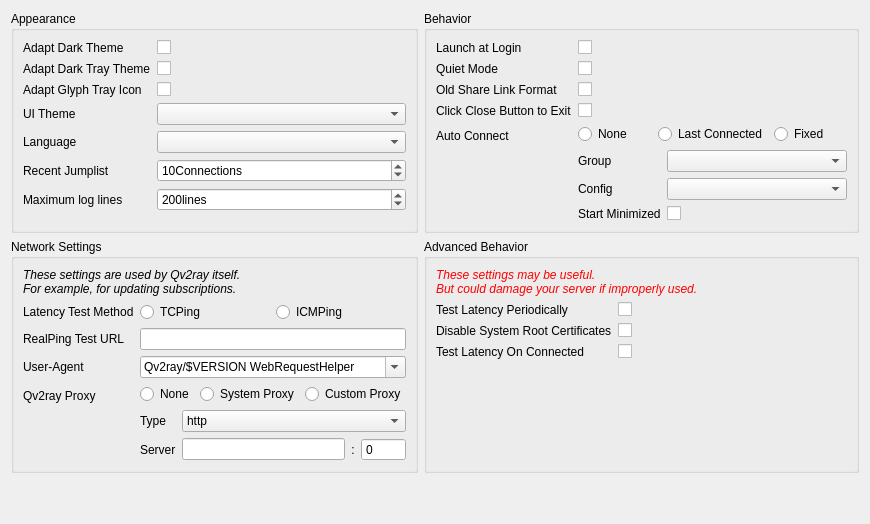
     <widget class="QWidget" name="generalSettingsPage">
      <attribute name="title">
       <string>General Settings</string>
      </attribute>
      <layout class="QVBoxLayout" name="verticalLayout_3">
       <item>
        <layout class="QGridLayout" name="gridLayout_3" columnstretch="1,1">
         <item row="0" column="0">
          <widget class="QGroupBox" name="groupBox_4">
           <property name="title">
            <string>Appearance</string>
           </property>
           <layout class="QFormLayout" name="formLayout_12">
            <item row="0" column="0">
             <widget class="QLabel" name="darkThemeLabel">
              <property name="text">
               <string>Adapt Dark Theme</string>
              </property>
              <property name="textFormat">
               <enum>Qt::TextFormat::PlainText</enum>
              </property>
             </widget>
            </item>
            <item row="0" column="1">
             <widget class="QCheckBox" name="darkThemeCB"/>
            </item>
            <item row="1" column="0">
             <widget class="QLabel" name="label_36">
              <property name="text">
               <string>Adapt Dark Tray Theme</string>
              </property>
              <property name="textFormat">
               <enum>Qt::TextFormat::PlainText</enum>
              </property>
             </widget>
            </item>
            <item row="1" column="1">
             <widget class="QCheckBox" name="darkTrayCB"/>
            </item>
            <item row="3" column="0">
             <widget class="QLabel" name="label_35">
              <property name="text">
               <string>UI Theme</string>
              </property>
              <property name="textFormat">
               <enum>Qt::TextFormat::PlainText</enum>
              </property>
             </widget>
            </item>
            <item row="3" column="1">
             <widget class="QComboBox" name="themeCombo">
              <property name="minimumSize">
               <size>
                <width>200</width>
                <height>0</height>
               </size>
              </property>
             </widget>
            </item>
            <item row="4" column="0">
             <widget class="QLabel" name="label_6">
              <property name="text">
               <string>Language</string>
              </property>
              <property name="textFormat">
               <enum>Qt::TextFormat::PlainText</enum>
              </property>
             </widget>
            </item>
            <item row="4" column="1">
             <widget class="QComboBox" name="languageComboBox">
              <property name="sizePolicy">
               <sizepolicy hsizetype="Preferred" vsizetype="Fixed">
                <horstretch>0</horstretch>
                <verstretch>0</verstretch>
               </sizepolicy>
              </property>
              <property name="minimumSize">
               <size>
                <width>100</width>
                <height>0</height>
               </size>
              </property>
             </widget>
            </item>
            <item row="5" column="0">
             <widget class="QLabel" name="label_55">
              <property name="text">
               <string>Recent Jumplist</string>
              </property>
              <property name="textFormat">
               <enum>Qt::TextFormat::PlainText</enum>
              </property>
             </widget>
            </item>
            <item row="5" column="1">
             <widget class="QSpinBox" name="jumpListCountSB">
              <property name="suffix">
               <string>Connections</string>
              </property>
              <property name="minimum">
               <number>3</number>
              </property>
              <property name="maximum">
               <number>30</number>
              </property>
              <property name="value">
               <number>10</number>
              </property>
             </widget>
            </item>
            <item row="6" column="0">
             <widget class="QLabel" name="label_48">
              <property name="text">
               <string>Maximum log lines</string>
              </property>
              <property name="textFormat">
               <enum>Qt::TextFormat::PlainText</enum>
              </property>
             </widget>
            </item>
            <item row="6" column="1">
             <widget class="QSpinBox" name="maxLogLinesSB">
              <property name="sizePolicy">
               <sizepolicy hsizetype="MinimumExpanding" vsizetype="Fixed">
                <horstretch>0</horstretch>
                <verstretch>0</verstretch>
               </sizepolicy>
              </property>
              <property name="accelerated">
               <bool>true</bool>
              </property>
              <property name="suffix">
               <string>lines</string>
              </property>
              <property name="minimum">
               <number>10</number>
              </property>
              <property name="maximum">
               <number>9999</number>
              </property>
              <property name="value">
               <number>200</number>
              </property>
             </widget>
            </item>
            <item row="2" column="0">
             <widget class="QLabel" name="label_47">
              <property name="text">
               <string>Adapt Glyph Tray Icon</string>
              </property>
             </widget>
            </item>
            <item row="2" column="1">
             <widget class="QCheckBox" name="glyphTrayCB"/>
            </item>
           </layout>
          </widget>
         </item>
         <item row="0" column="1">
          <widget class="QGroupBox" name="groupBox9">
           <property name="title">
            <string>Behavior</string>
           </property>
           <layout class="QFormLayout" name="formLayout_9">
            <item row="0" column="0">
             <widget class="QLabel" name="label_5">
              <property name="text">
               <string>Launch at Login</string>
              </property>
              <property name="textFormat">
               <enum>Qt::TextFormat::PlainText</enum>
              </property>
             </widget>
            </item>
            <item row="0" column="1">
             <widget class="QCheckBox" name="startWithLoginCB"/>
            </item>
            <item row="1" column="0">
             <widget class="QLabel" name="label_86">
              <property name="text">
               <string>Quiet Mode</string>
              </property>
              <property name="textFormat">
               <enum>Qt::TextFormat::PlainText</enum>
              </property>
             </widget>
            </item>
            <item row="1" column="1">
             <widget class="QCheckBox" name="quietModeCB"/>
            </item>
            <item row="2" column="0">
             <widget class="QLabel" name="label_38">
              <property name="text">
               <string>Old Share Link Format</string>
              </property>
             </widget>
            </item>
            <item row="2" column="1">
             <widget class="QCheckBox" name="useOldShareLinkFormatCB"/>
            </item>
            <item row="3" column="0">
             <widget class="QLabel" name="label_94">
              <property name="text">
               <string>Click Close Button to Exit</string>
              </property>
             </widget>
            </item>
            <item row="3" column="1">
             <widget class="QCheckBox" name="exitByCloseEventCB">
              <property name="enabled">
               <bool>true</bool>
              </property>
              <property name="toolTip">
               <string>Exit instead of minimizing to tray when the close button clicked.
This option may be useful for some desktop environments without tray support.</string>
              </property>
             </widget>
            </item>
            <item row="4" column="0">
             <widget class="QLabel" name="label_19">
              <property name="text">
               <string>Auto Connect</string>
              </property>
              <property name="textFormat">
               <enum>Qt::TextFormat::PlainText</enum>
              </property>
             </widget>
            </item>
            <item row="4" column="1">
             <layout class="QFormLayout" name="formLayout_16">
              <item row="2" column="1">
               <widget class="QComboBox" name="autoStartConnCombo"/>
              </item>
              <item row="2" column="0">
               <widget class="QLabel" name="label_61">
                <property name="text">
                 <string>Config</string>
                </property>
                <property name="textFormat">
                 <enum>Qt::TextFormat::PlainText</enum>
                </property>
               </widget>
              </item>
              <item row="1" column="1">
               <widget class="QComboBox" name="autoStartSubsCombo">
                <property name="minimumSize">
                 <size>
                  <width>180</width>
                  <height>0</height>
                 </size>
                </property>
               </widget>
              </item>
              <item row="1" column="0">
               <widget class="QLabel" name="label_60">
                <property name="text">
                 <string>Group</string>
                </property>
                <property name="textFormat">
                 <enum>Qt::TextFormat::PlainText</enum>
                </property>
               </widget>
              </item>
              <item row="0" column="0" colspan="2">
               <layout class="QHBoxLayout" name="horizontalLayout_4">
                <item>
                 <widget class="QRadioButton" name="noAutoConnectRB">
                  <property name="text">
                   <string>None</string>
                  </property>
                 </widget>
                </item>
                <item>
                 <widget class="QRadioButton" name="lastConnectedRB">
                  <property name="text">
                   <string>Last Connected</string>
                  </property>
                 </widget>
                </item>
                <item>
                 <widget class="QRadioButton" name="fixedAutoConnectRB">
                  <property name="text">
                   <string>Fixed</string>
                  </property>
                 </widget>
                </item>
               </layout>
              </item>
              <item row="3" column="0">
               <widget class="QLabel" name="label_45">
                <property name="text">
                 <string>Start Minimized</string>
                </property>
               </widget>
              </item>
              <item row="3" column="1">
               <widget class="QCheckBox" name="startMinimizedCB"/>
              </item>
             </layout>
            </item>
           </layout>
          </widget>
         </item>
         <item row="1" column="0">
          <widget class="QGroupBox" name="groupBox3">
           <property name="title">
            <string>Network Settings</string>
           </property>
           <layout class="QFormLayout" name="formLayout_13">
            <item row="0" column="0" colspan="2">
             <widget class="QLabel" name="label_89">
              <property name="font">
               <font>
                <italic>true</italic>
               </font>
              </property>
              <property name="text">
               <string>These settings are used by Qv2ray itself.
For example, for updating subscriptions.</string>
              </property>
              <property name="textFormat">
               <enum>Qt::TextFormat::PlainText</enum>
              </property>
             </widget>
            </item>
            <item row="3" column="0">
             <widget class="QLabel" name="label_67">
              <property name="text">
               <string>User-Agent</string>
              </property>
              <property name="textFormat">
               <enum>Qt::TextFormat::PlainText</enum>
              </property>
             </widget>
            </item>
            <item row="3" column="1">
             <widget class="QComboBox" name="qvNetworkUATxt">
              <property name="sizePolicy">
               <sizepolicy hsizetype="Ignored" vsizetype="Fixed">
                <horstretch>0</horstretch>
                <verstretch>0</verstretch>
               </sizepolicy>
              </property>
              <property name="editable">
               <bool>true</bool>
              </property>
              <property name="text" stdset="0">
               <string notr="true">Qv2ray/$VERSION WebRequestHelper</string>
              </property>
              <item>
               <property name="text">
                <string notr="true">Qv2ray/$VERSION WebRequestHelper</string>
               </property>
              </item>
              <item>
               <property name="text">
                <string notr="true">Mozilla/5.0 (X11; Linux x86_64; rv:77.0) Gecko/20100101 Firefox/77.0</string>
               </property>
              </item>
              <item>
               <property name="text">
                <string notr="true"/>
               </property>
              </item>
             </widget>
            </item>
            <item row="1" column="0">
             <widget class="QLabel" name="label_34">
              <property name="text">
               <string>Latency Test Method</string>
              </property>
              <property name="textFormat">
               <enum>Qt::TextFormat::PlainText</enum>
              </property>
             </widget>
            </item>
            <item row="1" column="1">
             <layout class="QHBoxLayout" name="horizontalLayout_10">
              <item>
               <widget class="QRadioButton" name="latencyTCPingRB">
                <property name="text">
                 <string>TCPing</string>
                </property>
                <property name="autoExclusive">
                 <bool>false</bool>
                </property>
               </widget>
              </item>
              <item>
               <widget class="QRadioButton" name="latencyICMPingRB">
                <property name="text">
                 <string>ICMPing</string>
                </property>
                <property name="autoExclusive">
                 <bool>false</bool>
                </property>
               </widget>
              </item>
             </layout>
            </item>
            <item row="2" column="0">
             <widget class="QLabel" name="label_40">
              <property name="text">
               <string>RealPing Test URL</string>
              </property>
             </widget>
            </item>
            <item row="2" column="1">
             <widget class="QLineEdit" name="latencyRealPingTestURLTxt">
              <property name="text">
               <string/>
              </property>
             </widget>
            </item>
            <item row="4" column="0">
             <widget class="QLabel" name="label_71">
              <property name="text">
               <string>Qv2ray Proxy</string>
              </property>
              <property name="textFormat">
               <enum>Qt::TextFormat::PlainText</enum>
              </property>
             </widget>
            </item>
            <item row="4" column="1">
             <layout class="QFormLayout" name="formLayout_3">
              <item row="0" column="0" colspan="2">
               <layout class="QHBoxLayout" name="horizontalLayout_9">
                <item>
                 <widget class="QRadioButton" name="qvProxyNoProxy">
                  <property name="text">
                   <string>None</string>
                  </property>
                  <property name="autoExclusive">
                   <bool>false</bool>
                  </property>
                 </widget>
                </item>
                <item>
                 <widget class="QRadioButton" name="qvProxySystemProxy">
                  <property name="text">
                   <string>System Proxy</string>
                  </property>
                  <property name="autoExclusive">
                   <bool>false</bool>
                  </property>
                 </widget>
                </item>
                <item>
                 <widget class="QRadioButton" name="qvProxyCustomProxy">
                  <property name="text">
                   <string>Custom Proxy</string>
                  </property>
                  <property name="autoExclusive">
                   <bool>false</bool>
                  </property>
                 </widget>
                </item>
               </layout>
              </item>
              <item row="1" column="0">
               <widget class="QLabel" name="label_33">
                <property name="text">
                 <string>Type</string>
                </property>
                <property name="textFormat">
                 <enum>Qt::TextFormat::PlainText</enum>
                </property>
               </widget>
              </item>
              <item row="1" column="1">
               <widget class="QComboBox" name="qvProxyTypeCombo">
                <item>
                 <property name="text">
                  <string notr="true">http</string>
                 </property>
                </item>
                <item>
                 <property name="text">
                  <string notr="true">socks</string>
                 </property>
                </item>
               </widget>
              </item>
              <item row="2" column="0">
               <widget class="QLabel" name="label_32">
                <property name="text">
                 <string>Server</string>
                </property>
                <property name="textFormat">
                 <enum>Qt::TextFormat::PlainText</enum>
                </property>
               </widget>
              </item>
              <item row="2" column="1">
               <layout class="QHBoxLayout" name="horizontalLayout_2">
                <item>
                 <widget class="QLineEdit" name="qvProxyAddressTxt"/>
                </item>
                <item>
                 <widget class="QLabel" name="label_74">
                  <property name="text">
                   <string>:</string>
                  </property>
                  <property name="alignment">
                   <set>Qt::AlignmentFlag::AlignCenter</set>
                  </property>
                 </widget>
                </item>
                <item>
                 <widget class="QSpinBox" name="qvProxyPortCB">
                  <property name="buttonSymbols">
                   <enum>QAbstractSpinBox::ButtonSymbols::NoButtons</enum>
                  </property>
                  <property name="minimum">
                   <number>0</number>
                  </property>
                  <property name="maximum">
                   <number>65535</number>
                  </property>
                 </widget>
                </item>
               </layout>
              </item>
             </layout>
            </item>
           </layout>
          </widget>
         </item>
         <item row="1" column="1">
          <widget class="QGroupBox" name="groupBox_8">
           <property name="title">
            <string>Advanced Behavior</string>
           </property>
           <layout class="QFormLayout" name="formLayout_5">
            <item row="0" column="0" colspan="2">
             <widget class="QLabel" name="label_84">
              <property name="font">
               <font>
                <italic>true</italic>
                <bold>false</bold>
               </font>
              </property>
              <property name="styleSheet">
               <string notr="true">color: red;</string>
              </property>
              <property name="text">
               <string>These settings may be useful.
But could damage your server if improperly used.</string>
              </property>
              <property name="textFormat">
               <enum>Qt::TextFormat::PlainText</enum>
              </property>
             </widget>
            </item>
            <item row="1" column="0">
             <widget class="QLabel" name="label_83">
              <property name="text">
               <string>Test Latency Periodically</string>
              </property>
              <property name="textFormat">
               <enum>Qt::TextFormat::PlainText</enum>
              </property>
             </widget>
            </item>
            <item row="1" column="1">
             <widget class="QCheckBox" name="setTestLatencyCB">
              <property name="toolTip">
               <string>Run TCPing or ICMPing periodically after connecting to a server.
Qv2ray will give a more accurate latency value if Enabled, but makes it easy to fingerprint the connection.</string>
              </property>
             </widget>
            </item>
            <item row="2" column="0">
             <widget class="QLabel" name="label_7">
              <property name="text">
               <string>Disable System Root Certificates</string>
              </property>
             </widget>
            </item>
            <item row="2" column="1">
             <widget class="QCheckBox" name="disableSystemRootCB"/>
            </item>
            <item row="3" column="0">
             <widget class="QLabel" name="label_44">
              <property name="text">
               <string>Test Latency On Connected</string>
              </property>
             </widget>
            </item>
            <item row="3" column="1">
             <widget class="QCheckBox" name="setTestLatencyOnConnectedCB"/>
            </item>
           </layout>
          </widget>
         </item>
        </layout>
       </item>
       <item>
        <spacer name="verticalSpacer">
         <property name="orientation">
          <enum>Qt::Orientation::Vertical</enum>
         </property>
         <property name="sizeHint" stdset="0">
          <size>
           <width>20</width>
           <height>40</height>
          </size>
         </property>
        </spacer>
       </item>
      </layout>
     </widget>
